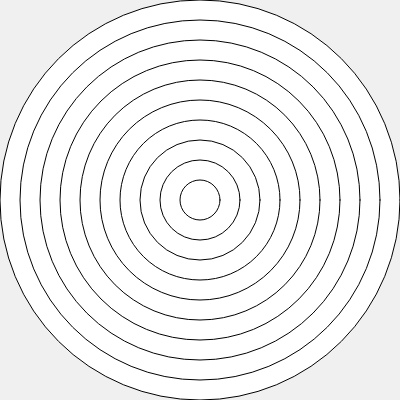
Frame 1 (no input)
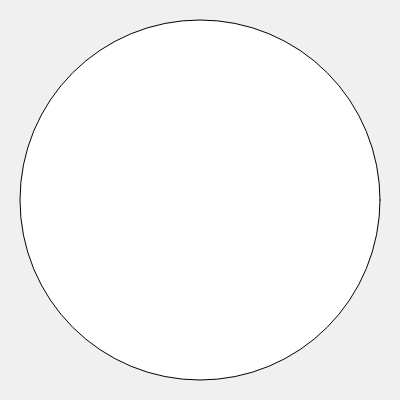
Frame 2 (the mouse pressed at the canvas centre, redrawn once)

The p5.js sketch that drew these frames (run headless with seeded random() and noise() and a simulated clock; the mouse was pressed at the canvas centre and the sketch redrawn once):

// p5.js sketch
// ── sketch.js
//Black and White Target


let size = 400;

function setup() {
  createCanvas(400, 400);
  noLoop();
}

function draw() {
  background(240);

  //draw ellipses
  for (let i = 0; i < 10; i++) {
    ellipse(200, 200, size, size);
    size -= 40;
  }

}
